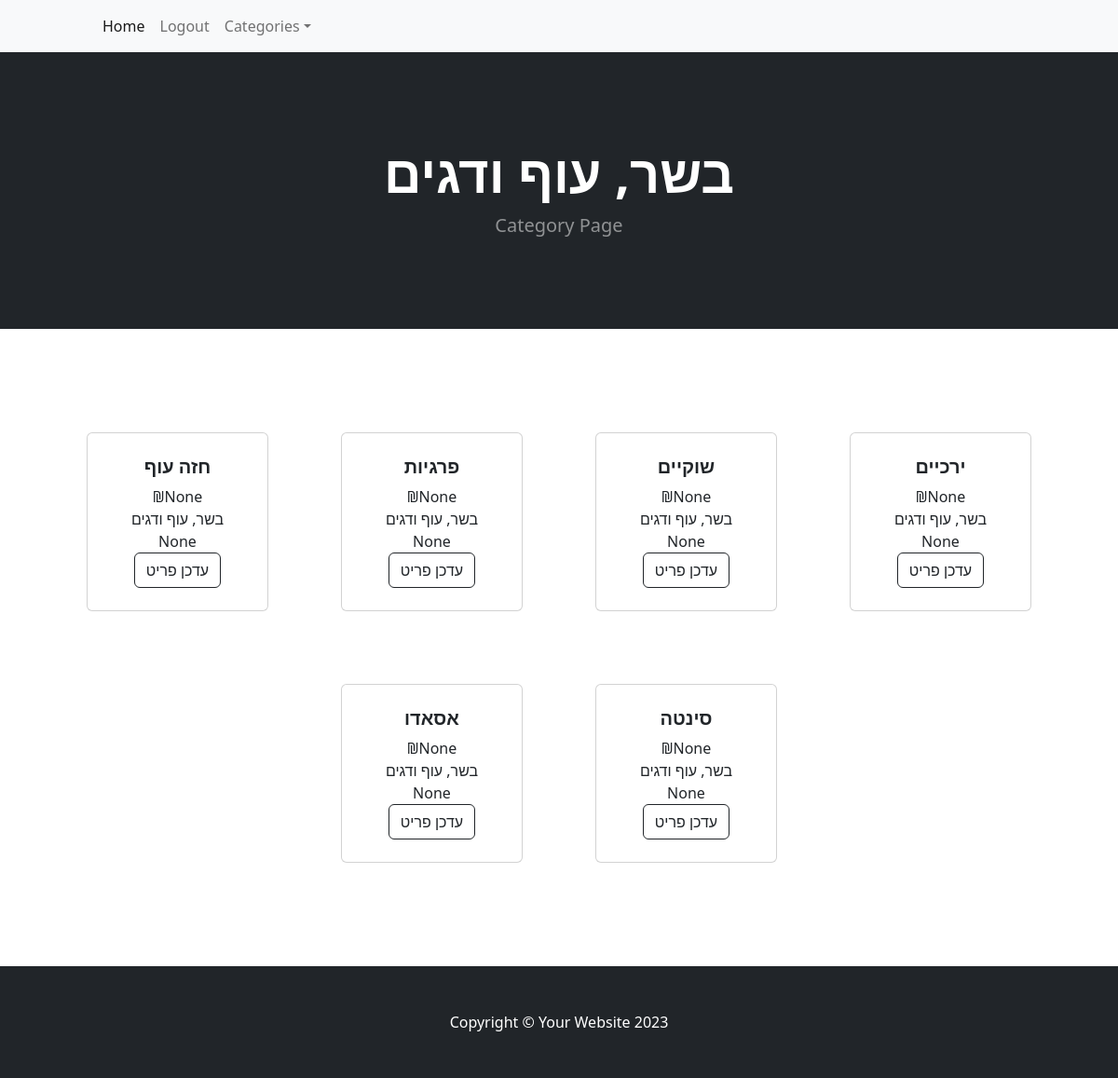
/category/בשר, עוף ודגים (signed in), run on the app's committed database.
### tables this page shows
CREATE TABLE categories (
        id INTEGER PRIMARY KEY AUTOINCREMENT,
        name TEXT UNIQUE NOT NULL
    );

CREATE TABLE products (
        id INTEGER PRIMARY KEY AUTOINCREMENT,
        name TEXT NOT NULL,
        unit TEXT ,
        price REAL,
        category_id INTEGER,
        FOREIGN KEY (category_id) REFERENCES categories(id)
    );

### WebApp/app.py (the view)
@app.route('/category/<category_name>')
def category_name(category_name):
    categories =  database_read(f"select * from categories order by name;")
    cat_items = database_read(f"select p.*,cat.name as catName from products p left JOIN categories  cat on category_id = cat.id where cat.name ='{category_name}';")
    return render_template('category.html', cat=category_name,cat_items=cat_items,categories=categories)

### WebApp/HandelDB.py (called while the page is built)
def database_read(sql,data=None):
    connection = sqlite3.connect(database_filename)
    connection.row_factory = sqlite3.Row
    db = connection.cursor()
    if data:
         db.execute(sql, data)
    else:
         db.execute(sql)
    records = db.fetchall()
    rows = [dict(record) for record in records]
    db.close()
    connection.close()
    return rows

### WebApp/app.py (called while the page is built)
@app.context_processor
def inject_user():
    return dict(user=flask_login.current_user)

@login_manager.user_loader
def load_user(userid):
    users = database_read(f"select  * from accounts where userid='{userid}';")
    if len(users)!=1:
        return None
    else:
        user = User(users[0]['userid'],users[0]['email'],users[0]['name'])
        user.id = userid
        return user

@app.teardown_appcontext
def close_connection(exception):
    db = getattr(g, '_database', None)
    if db is not None:
        db.close()

@app.context_processor
def inject_collected_count():
    def get_collected_count(list_id=None):
        if list_id is None:
            return 0
        sql = f"SELECT COUNT(*) as count FROM product_in_list WHERE list_id = '{list_id}' AND collected = 1"
        result = database_read(sql)
        return result[0]['count'] if result else 0
    return dict(get_collected_count=get_collected_count)

@app.after_request
def add_header(response):
    if request.path.endswith('service-worker.js'):
        response.headers['Content-Type'] = 'application/javascript'
    if request.path.endswith('manifest.json'):
        response.headers['Content-Type'] = 'application/manifest+json'
    return response

### WebApp/templates/category.html (shortened to what this page needs)
{% extends 'base.html' %}
{% block content %}
        <header class="bg-dark py-5">
            <div class="container px-4 px-lg-5 my-5">
                <div class="text-center text-white">
                    <h1 class="display-4 fw-bolder">{{cat}}</h1>
                    <p class="lead fw-normal text-white-50 mb-0">Category Page</p>
                </div>
            </div>
        </header>
        <section class="py-5">
            <div class="container px-4 px-lg-5 mt-5">
                <div class="row gx-4 gx-lg-5 row-cols-2 row-cols-md-3 row-cols-xl-4 justify-content-center">
                    {%for product in cat_items%}
                    <div class="col mb-5">
                        <div class="card" style="margin: 15px;">
                            <div class="card-body p-4">
                                <div class="text-center">
                                    <h5 class="fw-bolder">{{product.name}}</h5>
                                     &#8362;{{product.price}}
                                    <br>
                                    {{product.catName}}
                                    <br>
                                    {{product.unit}}
                                    <br>
                                     <a class="btn btn-outline-dark mt-auto" href="{{ url_for('edit_product', product_id= product.id) }}">עדכן פריט</a>
                                </div>
                            </div>
                        </div>
                    </div>
                    {% endfor%}
            </div>
            </div>
        </section>
    {% endblock %}

### data on the page
categories: name "בשר, עוף ודגים"
products: name "חזה עוף", price "None", catName "בשר, עוף ודגים", unit "None"
products: name "פרגיות", price "None", catName "בשר, עוף ודגים", unit "None"
products: name "שוקיים", price "None", catName "בשר, עוף ודגים", unit "None"
products: name "ירכיים", price "None", catName "בשר, עוף ודגים", unit "None"
products: name "אסאדו", price "None", catName "בשר, עוף ודגים", unit "None"
products: name "סינטה", price "None", catName "בשר, עוף ודגים", unit "None"
